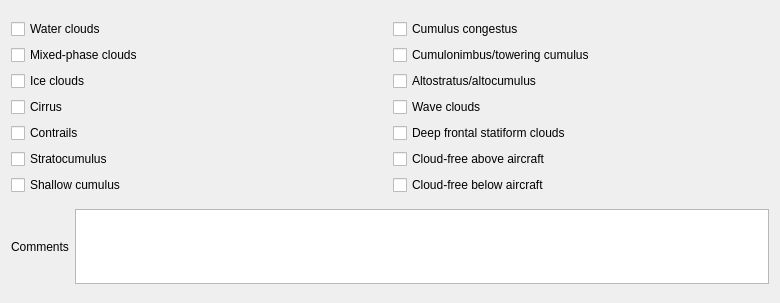
          <widget class="QWidget" name="page_5">
           <property name="geometry">
            <rect>
             <x>0</x>
             <y>0</y>
             <width>780</width>
             <height>303</height>
            </rect>
           </property>
           <attribute name="label">
            <string>Cloud Types and Forms Sampled During Flight</string>
           </attribute>
           <layout class="QVBoxLayout" name="verticalLayout_18">
            <item>
             <layout class="QHBoxLayout" name="horizontalLayout_23">
              <item>
               <layout class="QVBoxLayout" name="verticalLayout_16">
                <item>
                 <widget class="QCheckBox" name="waterCloudsCheck">
                  <property name="text">
                   <string>Water clouds</string>
                  </property>
                 </widget>
                </item>
                <item>
                 <widget class="QCheckBox" name="mixedPhaseCloudsCheck">
                  <property name="text">
                   <string>Mixed-phase clouds</string>
                  </property>
                 </widget>
                </item>
                <item>
                 <widget class="QCheckBox" name="iceCloudsCheck">
                  <property name="text">
                   <string>Ice clouds</string>
                  </property>
                 </widget>
                </item>
                <item>
                 <widget class="QCheckBox" name="cirrusCheck">
                  <property name="text">
                   <string>Cirrus</string>
                  </property>
                 </widget>
                </item>
                <item>
                 <widget class="QCheckBox" name="contrailsCheck">
                  <property name="text">
                   <string>Contrails</string>
                  </property>
                 </widget>
                </item>
                <item>
                 <widget class="QCheckBox" name="stratocumulusCheck">
                  <property name="text">
                   <string>Stratocumulus</string>
                  </property>
                 </widget>
                </item>
                <item>
                 <widget class="QCheckBox" name="shallowCumulusCheck">
                  <property name="text">
                   <string>Shallow cumulus</string>
                  </property>
                 </widget>
                </item>
               </layout>
              </item>
              <item>
               <layout class="QVBoxLayout" name="verticalLayout_17">
                <item>
                 <widget class="QCheckBox" name="cumulusCongestusCheck">
                  <property name="text">
                   <string>Cumulus congestus</string>
                  </property>
                 </widget>
                </item>
                <item>
                 <widget class="QCheckBox" name="cumulonimbusToweringCumulusCheck">
                  <property name="text">
                   <string>Cumulonimbus/towering cumulus</string>
                  </property>
                 </widget>
                </item>
                <item>
                 <widget class="QCheckBox" name="altostratusAltocumulusCheck">
                  <property name="text">
                   <string>Altostratus/altocumulus</string>
                  </property>
                 </widget>
                </item>
                <item>
                 <widget class="QCheckBox" name="waveCloudsCheck">
                  <property name="text">
                   <string>Wave clouds</string>
                  </property>
                 </widget>
                </item>
                <item>
                 <widget class="QCheckBox" name="deepFrontalStratiformCloudsCheck">
                  <property name="text">
                   <string>Deep frontal statiform clouds</string>
                  </property>
                 </widget>
                </item>
                <item>
                 <widget class="QCheckBox" name="cloudFreeAboveAircraftCheck">
                  <property name="text">
                   <string>Cloud-free above aircraft</string>
                  </property>
                 </widget>
                </item>
                <item>
                 <widget class="QCheckBox" name="cloudFreeBelowAircraftCheck">
                  <property name="text">
                   <string>Cloud-free below aircraft</string>
                  </property>
                 </widget>
                </item>
               </layout>
              </item>
             </layout>
            </item>
            <item>
             <layout class="QHBoxLayout" name="horizontalLayout_24">
              <item>
               <widget class="QLabel" name="label_17">
                <property name="text">
                 <string>Comments</string>
                </property>
               </widget>
              </item>
              <item>
               <widget class="QTextEdit" name="CTOtherTextBox">
                <property name="maximumSize">
                 <size>
                  <width>16777215</width>
                  <height>75</height>
                 </size>
                </property>
               </widget>
              </item>
             </layout>
            </item>
           </layout>
          </widget>
